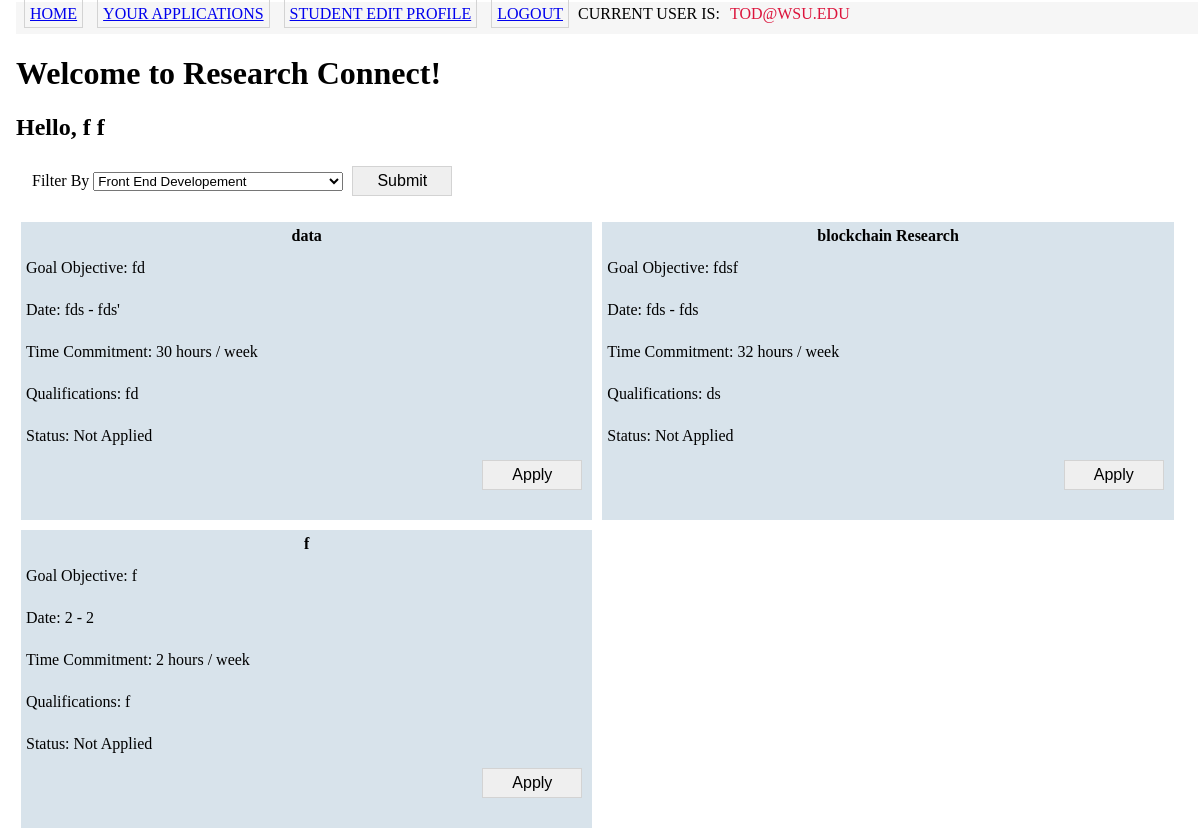
The app's page /s_index (signed in) with its own data.
### app/Model/models.py (models this page shows, shortened)
class User(db.Model,UserMixin):
    __tablename__='user'
    id = db.Column(db.Integer, primary_key=True)
    name = db.Column(db.String(50))
    username=db.Column(db.String(120),unique=True,index=True)
    password_hash=db.Column(db.String(128))
    firstname = db.Column(db.String(64))
    lastname = db.Column(db.String(64))
    phone_num=db.Column(db.String(15))
    wsu_id=db.Column(db.String(10),index=True)
    user_type = db.Column(db.String(50))
    __mapper_args__ = {
        'polymorphic_identity': 'users',
        'polymorphic_on':user_type
    }

class Post(db.Model):
    id = db.Column(db.Integer, primary_key=True)
    faculty_id = db.Column(db.String(20),db.ForeignKey('user.id'))
    title = db.Column(db.String(150))
    endDate = db.Column(db.String(64))
    startDate = db.Column(db.String(64))
    description = db.Column(db.String(2500))
    faculty_id = db.Column(db.Integer,db.ForeignKey('user.id'))
    commitment = db.Column(db.Integer)
    qualifications = db.Column(db.String(2500))
    students_applied = db.relationship("Apply", back_populates = "post_applied")
    interests = db.relationship('Interest',
        secondary = postInterests,
        back_populates = 'posts',
        primaryjoin=(postInterests.c.post_id == id),
        lazy='dynamic')

### app/Controller/routes.py (the view)
@bp_routes.route('/', methods=['GET', 'POST'])
@bp_routes.route('/s_index', methods=['GET', 'POST'])
@login_required
def s_index():
    if current_user.user_type != 'Student':
        return redirect(url_for('auth.login'))
    interest_list = []
    if (current_user.is_authenticated):
        available_interests = current_user.interests.all()
        interest_list = [(i.name) for i in available_interests]
        interest_list.append('View All')
    sort_form = SortForm()
    sort_form.sort_by.choices = interest_list
    if sort_form.validate_on_submit():
        print("selection : " + str(sort_form.sort_by.data))
        posts = get_posts(sort_form.sort_by.data)
    else:
        posts = Post.query.order_by(Post.id.desc())
    return render_template('student_home.html', posts = posts, form=sort_form)

### app/Controller/forms.py
class SortForm(FlaskForm):
    sort_by = SelectField('Filter By', choices = [(2,'Recommended'), (1,'Data Science')])
    submit = SubmitField('Submit')

### app/Model/models.py (called while the page is built)
@login.user_loader
def load_user(id):
    return User.query.get(int(id))

    def is_applied(self, thePost):
        return (Apply.query.filter_by(student_id = self.id).filter_by(post_id = thePost.id).count() > 0)

### app/View/templates/student_home.html (shortened to what this page needs)
{% extends "base.html" %}
{% block content %}
    <h1>Welcome to Research Connect!</h1>
    <h2>Hello, {{ current_user.firstname }} {{ current_user.lastname }}</h2>
    {% if form %}
    <form action = "http://localhost:5000/s_index" method = "POST" style = "padding-left:16px;" class = 'formselect'>
        <div class = 'formselect'>
            {{ form.sort_by.label}}
            {{ form.sort_by() }}
            {{ form.submit(class = 'button') }}
        </div>
    {% endif %}
    </form>
    <div class = 'postlist'>
    {% for post in posts %}
        <div class = 'post-box'>
            {% include '_post.html' %}
        </div>
    {% endfor %}
    </div>
{% endblock %}

### app/View/templates/base.html (shortened to what this page needs)
<html>
    <head>
       <link rel="stylesheet" href="{{ url_for('static', filename='css/main.css') }}">
    </head>
    <body>
        <div class ="nav-container">
        <table>
            <tr>
                {% if current_user.user_type=="Student"%}
                <td><a href="{{ url_for('routes.s_index') }}" class = "button">Home</a></td>
                <td><a href="{{url_for('routes.s_your_app')}}" class = "button"> Your Applications </a></td>
                <td><a href="{{ url_for('routes.s_edit_profile') }}" class = "button"> Student Edit Profile </a></td>
                <td><a href="{{ url_for('auth.logout') }}" class = "button"> Logout </a></td>
                <td> Current user is: <span class="useritem"> {{current_user.username}} </span> </td>
                {%endif%}
            </tr>
        </table>
        </div>
        <div>
            {% block content %} {% endblock %}
        </div>
    </body>
</html>

### app/View/templates/_post.html (shortened to what this page needs)
<table class = "posttable" style = "width:100%" valign="top">
    <tr>
        <td colspan="3"><div class="posttitle"> {{post.title}} </div>
        </td>
    </tr>
    <tr>
        <td width = "100%"><div class="postmessage">
            Goal Objective: {{post.description}}
        </div>
        </td>
    </tr>
    <tr>
        <td><div class="postmessage"> Date: {{post.startDate}} - {{post.endDate}} </div>
        </td>
    </tr>
    <tr>
        <td><div class="postmessage">  Time Commitment: {{post.commitment}} hours / week </div>
        </td>
    </tr>
    <tr>
        <td><div class="postmessage"> Qualifications: {{ post.qualifications }}
        </div>
        </td>
    </tr>
    <tr>
        <td colspan="3">
            {% if current_user.user_type == 'Student' %}
                {% if current_user.is_applied(post) == false %}
                    <div class="postmessage">
                        Status: Not Applied
                    </div>
                    <div style="margin-left: 75%; text-align: right;">
                        <form action = "{{ url_for('routes.apply', postid = post.id) }}" method = "post">
                            <input type = 'submit', value = 'Apply', class = 'button'>
                        </form>
                    </div>
                {% endif %}
            {% endif %}
        </td>
    </tr>
    <tr>
        <td>
        </td>
    </tr>
</table>

### app/View/static/css/main.css (style rules this page uses)
body { margin: 1px 1px 1px 15px; padding: 1px; font-family: Tahoma; text-align: left; }
.nav-container { background:#f6f6f6; font-family: Tahoma; font-size: 12px; height: 32px; text-transform: uppercase; }
.button { width : 100px; padding : 3px; font-size: 16px; margin : 5px; padding : 5px; border: 1px solid lightgray; }
.posttable { width : 100%; margin: 0px; table-layout: auto; }
.postlist { display: flex; flex-wrap: wrap; }
@media screen and (min-width: 1200px) { .post-box { display: flex; vertical-align: middle; background: rgb(216, 227, 235); width: 32%; margin: 5px; padding: 2px; } }
@media screen and (min-width: 800px) and (max-width: 1200px) { .post-box { display: flex; vertical-align: middle; background: rgb(216, 227, 235); width: 48%; margin: 5px; padding: 2px; } }
.posttitle { text-align: center; font-weight: bold; }
.useritem { text-align: center; padding: 3px; margin: 4px 3px 4px 3px; color: crimson; text-transform: uppercase; }
.postmessage { font-family: Tahoma; font-size: 16px; padding-top: 10px; padding-bottom: 10px; overflow-wrap: normal; }

### records on screen
User: username "TOD@WSU.EDU", firstname "f", lastname "f"
Post: title "data", description "fd", startDate "fds", endDate "fds'", commitment "30", qualifications "fd"
Post: title "blockchain Research", description "fdsf", startDate "fds", endDate "fds", commitment "32", qualifications "ds"
Post: title "f", description "f", startDate "2", endDate "2", commitment "2", qualifications "f"
